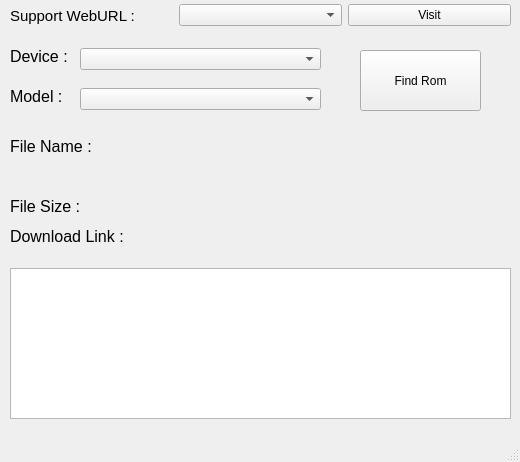
<?xml version="1.0" encoding="UTF-8"?>
<ui version="4.0">
 <class>MainWindow</class>
 <widget class="QMainWindow" name="MainWindow">
  <property name="windowModality">
   <enum>Qt::ApplicationModal</enum>
  </property>
  <property name="enabled">
   <bool>true</bool>
  </property>
  <property name="geometry">
   <rect>
    <x>0</x>
    <y>0</y>
    <width>520</width>
    <height>462</height>
   </rect>
  </property>
  <property name="focusPolicy">
   <enum>Qt::NoFocus</enum>
  </property>
  <property name="contextMenuPolicy">
   <enum>Qt::NoContextMenu</enum>
  </property>
  <property name="windowTitle">
   <string>Android ROM Finder</string>
  </property>
  <property name="toolButtonStyle">
   <enum>Qt::ToolButtonIconOnly</enum>
  </property>
  <property name="dockNestingEnabled">
   <bool>false</bool>
  </property>
  <property name="unifiedTitleAndToolBarOnMac">
   <bool>false</bool>
  </property>
  <widget class="QWidget" name="centralwidget">
   <widget class="QComboBox" name="devices">
    <property name="geometry">
     <rect>
      <x>80</x>
      <y>48</y>
      <width>241</width>
      <height>22</height>
     </rect>
    </property>
   </widget>
   <widget class="QLabel" name="label">
    <property name="geometry">
     <rect>
      <x>10</x>
      <y>48</y>
      <width>61</width>
      <height>16</height>
     </rect>
    </property>
    <property name="font">
     <font>
      <pointsize>12</pointsize>
     </font>
    </property>
    <property name="text">
     <string>Device :</string>
    </property>
   </widget>
   <widget class="QPushButton" name="btn_find">
    <property name="geometry">
     <rect>
      <x>360</x>
      <y>50</y>
      <width>121</width>
      <height>61</height>
     </rect>
    </property>
    <property name="text">
     <string>Find Rom</string>
    </property>
   </widget>
   <widget class="QLabel" name="label_2">
    <property name="geometry">
     <rect>
      <x>10</x>
      <y>88</y>
      <width>61</width>
      <height>16</height>
     </rect>
    </property>
    <property name="font">
     <font>
      <pointsize>12</pointsize>
     </font>
    </property>
    <property name="text">
     <string>Model :</string>
    </property>
   </widget>
   <widget class="QComboBox" name="models">
    <property name="geometry">
     <rect>
      <x>80</x>
      <y>88</y>
      <width>241</width>
      <height>22</height>
     </rect>
    </property>
   </widget>
   <widget class="QLabel" name="label_3">
    <property name="geometry">
     <rect>
      <x>10</x>
      <y>138</y>
      <width>91</width>
      <height>16</height>
     </rect>
    </property>
    <property name="font">
     <font>
      <pointsize>12</pointsize>
     </font>
    </property>
    <property name="text">
     <string>File Name :</string>
    </property>
   </widget>
   <widget class="QLabel" name="label_4">
    <property name="geometry">
     <rect>
      <x>10</x>
      <y>198</y>
      <width>91</width>
      <height>16</height>
     </rect>
    </property>
    <property name="font">
     <font>
      <pointsize>12</pointsize>
     </font>
    </property>
    <property name="text">
     <string>File Size :</string>
    </property>
   </widget>
   <widget class="QListView" name="list_download">
    <property name="geometry">
     <rect>
      <x>10</x>
      <y>268</y>
      <width>501</width>
      <height>151</height>
     </rect>
    </property>
   </widget>
   <widget class="QLabel" name="label_5">
    <property name="geometry">
     <rect>
      <x>10</x>
      <y>228</y>
      <width>131</width>
      <height>16</height>
     </rect>
    </property>
    <property name="font">
     <font>
      <pointsize>12</pointsize>
     </font>
    </property>
    <property name="text">
     <string>Download Link :</string>
    </property>
   </widget>
   <widget class="QLabel" name="title">
    <property name="geometry">
     <rect>
      <x>10</x>
      <y>158</y>
      <width>501</width>
      <height>21</height>
     </rect>
    </property>
    <property name="font">
     <font>
      <pointsize>12</pointsize>
     </font>
    </property>
    <property name="text">
     <string/>
    </property>
   </widget>
   <widget class="QLabel" name="size">
    <property name="geometry">
     <rect>
      <x>90</x>
      <y>198</y>
      <width>81</width>
      <height>16</height>
     </rect>
    </property>
    <property name="font">
     <font>
      <pointsize>12</pointsize>
     </font>
    </property>
    <property name="text">
     <string/>
    </property>
   </widget>
   <widget class="QWidget" name="horizontalLayoutWidget">
    <property name="geometry">
     <rect>
      <x>10</x>
      <y>0</y>
      <width>501</width>
      <height>31</height>
     </rect>
    </property>
    <layout class="QHBoxLayout" name="horizontalLayout">
     <item>
      <widget class="QLabel" name="label_6">
       <property name="font">
        <font>
         <pointsize>11</pointsize>
        </font>
       </property>
       <property name="text">
        <string>Support WebURL :</string>
       </property>
      </widget>
     </item>
     <item>
      <widget class="QComboBox" name="modle_support">
       <property name="enabled">
        <bool>true</bool>
       </property>
      </widget>
     </item>
     <item>
      <widget class="QPushButton" name="btn_visit">
       <property name="text">
        <string>Visit</string>
       </property>
      </widget>
     </item>
    </layout>
   </widget>
  </widget>
  <widget class="QMenuBar" name="menubar">
   <property name="geometry">
    <rect>
     <x>0</x>
     <y>0</y>
     <width>520</width>
     <height>21</height>
    </rect>
   </property>
  </widget>
  <widget class="QStatusBar" name="statusbar"/>
 </widget>
 <resources/>
 <connections/>
</ui>
